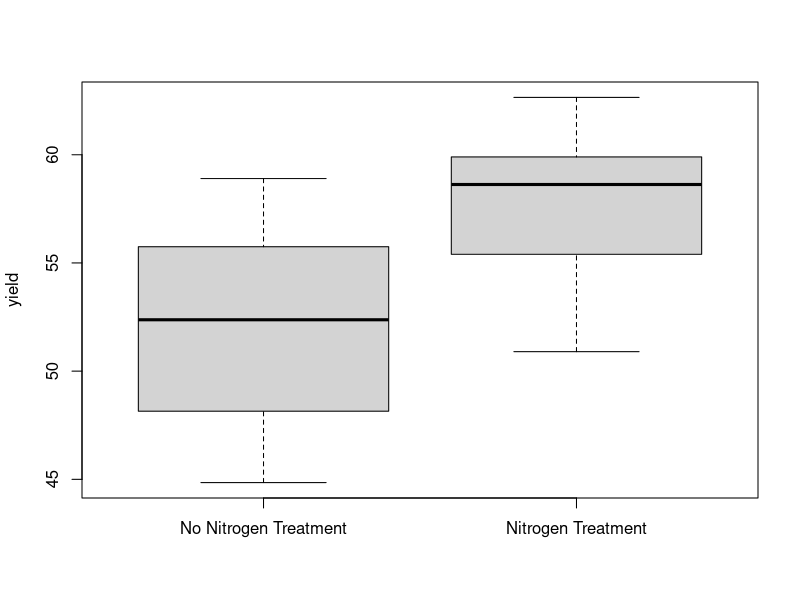
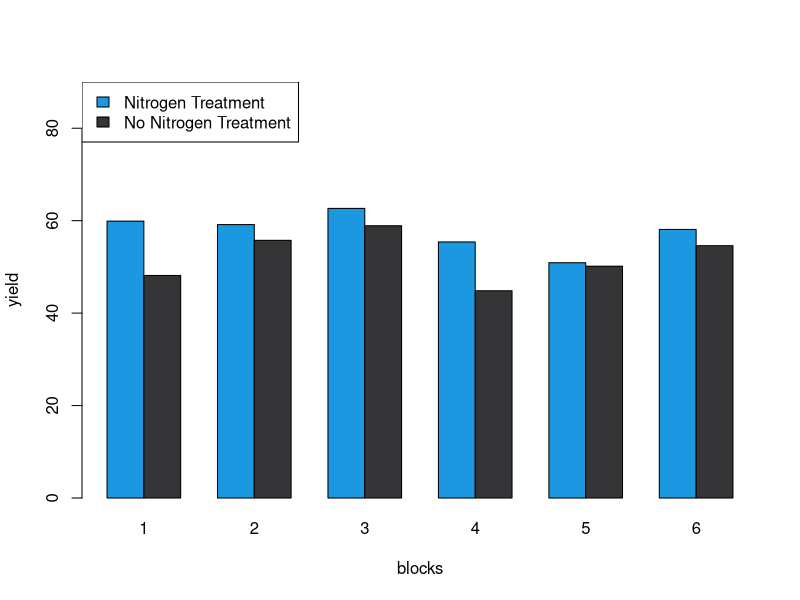

Write the R code that produced these figures, in order.
# Load the MASS package and view the npk dataset
library(MASS)
data(npk)
npk
######----- A -------#####
#Create a matrix of random plots
random_plots_matrix <- cbind(rep(1:24),rep(1:6, each = 4),
                             replicate(3, c(replicate(6, sample(c(1,1,0,0))))))
#Convert the matrix to a data frame
data_frame <- data.frame(random_plots_matrix)
#Set column names
header <- c("plot", "block", "N", "P", "K")
colnames(data_frame) <- header
#View the resulting data frame
head(data_frame)


######----- B -------#####

# Subset the data to only include nitrogen treatment
npk_nitrogen  <- npk[npk$N == 1,]
# Calculate the average yield per block for nitrogen treatment
nitrogen_avg_yield  <- aggregate(yield ~ block, data = npk_nitrogen, FUN = mean)
# Subset the data to only include plots without nitrogen treatment
npk_no_nitrogen  <- npk[npk$N == 0,]
# Calculate the average yield per block for plots without nitrogen treatment
no_nitrogen_avg_yield  <- aggregate(yield ~ block, data = npk_no_nitrogen, FUN = mean)
# Make a boxplot comparing the average yield per block for nitrogen and no nitrogen treatments
boxplot(no_nitrogen_avg_yield$yield, nitrogen_avg_yield$yield, 
        names = c("No Nitrogen Treatment", "Nitrogen Treatment"), ylab = "yield")
#legend("topleft", legend = c("Nitrogen Treatment", "No Nitrogen Treatment"))


avg_yield <- apply(cbind(nitrogen_avg_yield[[2]], no_nitrogen_avg_yield[[2]]),1,function(x) unname(unlist(x)))
rownames(avg_yield)<- c("nitrogen_avg_yield","no_nitrogen_avg_yield")

barplot(avg_yield, col = c("#1b98e0", "#353436"),beside = TRUE,
        xlab="blocks",ylab = "yield", ylim=c(0,90),
        names.arg=c("1", "2", "3", "4", "5", "6"))

legend("topleft", legend = c("Nitrogen Treatment", "No Nitrogen Treatment"), 
       fill =c("#1b98e0", "#353436"))


######----- D -------#####

fit <- aov(yield ~ block + N, data = npk)
summary(fit)

# The output of the ANOVA analysis indicates that both factors (block and N) have
# a significant effect on the yield.
# The p-value for block is 0.0262, which is less than 0.05, indicating a significant
# effect of block on yield.
# 
# The p-value for N is 0.0071, which is also less than 0.05, indicating a significant
# effect of N on yield.
# 
# The F-value for block is 3.395, which is relatively small compared to the F-value
# for N (9.360), suggesting that the effect of block on yield is smaller than the effect of N.
# 
# The residual sum of squares is 343.8, indicating the variability of the data points
# around the fitted model.
# 
# In conclusion, it was sensible to include factor block in the model as it has 
# a significant effect on yield. The Friedman test cannot be applied in this case 
# since there is only one observation per combination of block and N.

